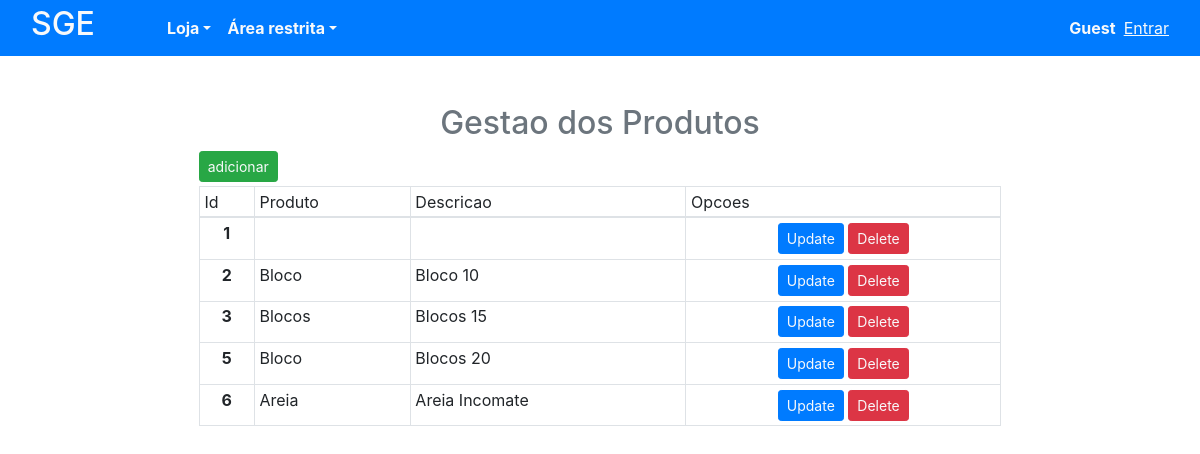
Page /produto.php on the committed database.
### tables this page shows
CREATE TABLE `produto` (
  `id` int(11) NOT NULL,
  `nome` varchar(50) NOT NULL,
  `descricao` varchar(50) NOT NULL,
  `foto` varchar(50) NOT NULL
);

### controller/produtoController.php (called while the page is built, shortened)
<?php
class produtoController {
    public function getTurma(){
        $bd=Conexao();
   $sql="SELECT * FROM `produto`";
   $grupo = array();
   $resultado=$bd->query($sql);
   while ($row=mysqli_fetch_array($resultado)) {
       $grupo[]=$row;
   }
   return $grupo;
}
}

### produto.php (the view, shortened to what this page needs)
<?php
    include_once 'controller/produtoController.php';
    $turma=new produtoController();
    $disc=$turma->getTurma();
    $cliente="Guest";
?>
<html>
    <head>
        <link href="src/css/bootstrap.min.css" rel="stylesheet" type="text/css"/>
    </head>
    <body>
        <div class="">
            <nav class="navbar navbar-expand-lg bg-primary  navbar-light pb-0 pt-0 sticky-top" >
                <div class="container-fluid">
                <a class="navbar-brand h1 mb-0 text-light  " href="#"><h2>SGE</b></h1></a>
                 <div class="collapse navbar-collapse" id="navbarsite">
                  <ul class="navbar-nav mr-auto ml-5 ">
                      <li class="nav-item dropdown">
                          <a class="nav-link dropdown-toggle text-light" href="#" data-toggle="dropdown" id="navDrop"><b>Loja</b></a>
                    </li>
                     <li class="nav-item dropdown">
                         <a class="nav-link dropdown-toggle text-light" href="#" data-toggle="dropdown" id="navDrop"><b>Área restrita</b></a>
                    </li>
                 </div>
                <div class="d-flex justify-content-end">
                  <?php
                        if($cliente=="Guest"){?>
                    <a class="ml-2 font-weight-bold text-light"> <?=$cliente?></a> <a href="login.php" class="ml-2 text-light"><u>Entrar</u></a>
                        <?php } else {?>
                               <a class="ml-2"><?=$cliente?></a> <a href="controller/logOut.php" class="ml-2 text-light">Sair</a>
                          <?php }?>
            </div>
                 </div>
                </nav>
         </div>
        <div class=" container mt-5 d-flex justify-content-center">
            <div class=" col-9 ">
            <h2 class="text-secondary text-center">Gestao dos Produtos</h2>
                <a class="btn btn-sm btn-success mb-1 text-light" data-toggle="modal" data-target="#cadastro">adicionar</a>
             <table  class="table table-bordered table-sm">
            <thead>
                <tr>
                    <td class="">Id</td>
                    <td>Produto</td>
                    <td>Descricao</td>
                    <td>Opcoes</td>
                </tr>
            </thead>
            <tbody id="recebe">
                <?php
                foreach ($disc as $d){?>
                   <tr>
                   <td class="text-center" style=" font-weight:bold"> <?= $d['id']?></td>
                   <td> <?= $d['nome']?></td>
                   <td> <?= $d['descricao']?></td>
                   <td class="text-center">
                       <a class="btn btn-sm btn-primary text-light " data-target="#update" data-toggle="modal" data-whatever1="<?= $d['id']?>" data-whatever2="<?= $d['nome']?>" data-whatever3="<?= $d['descricao']?>">Update</a>
                       <a class="btn btn-sm btn-danger text-light" data-target="#apagar" data-toggle="modal" data-whatever10="<?= $d['id']?>" >Delete</a>
                   </td>
                </tr>
               <?php }?>
            </tbody>
        </table>
        </div>
        </div>
    </body>
</html>

### rows in the picture
produto: id "1"
produto: id "2", nome "Bloco", descricao "Bloco 10"
produto: id "3", nome "Blocos", descricao "Blocos 15"
produto: id "5", nome "Bloco", descricao "Blocos 20"
produto: id "6", nome "Areia", descricao "Areia Incomate"

### other values in the picture
$cliente "Guest"
